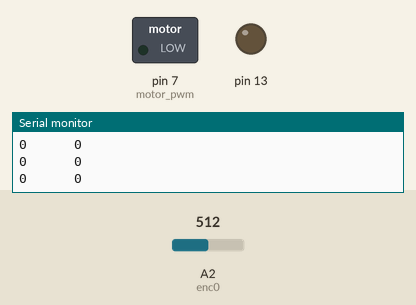
Simulated run of this sketch. Board: Arduino Uno, built with avr-gcc and run on an emulated ATmega328P. Shown: switched loads named in the sketch (green lamp = pin HIGH), output pins drawn as LEDs (lit = HIGH), the last lines printed to the serial monitor. Inputs (shaded band) come from the test bench; at power-on: A2 (enc0) = 512.

Above: at 1.2 s.
1.3 s: A2 (enc0) set to 495
At 1.9 s:
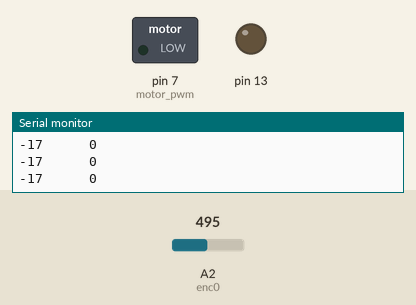
2.8 s: A2 (enc0) set to 466
At 4.0 s:
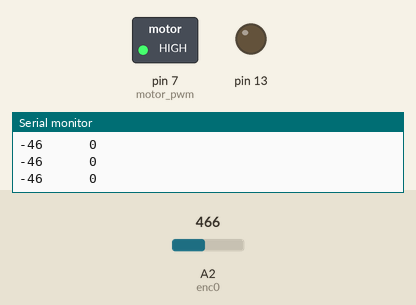
4.3 s: A2 (enc0) set to 511
At 5.1 s:
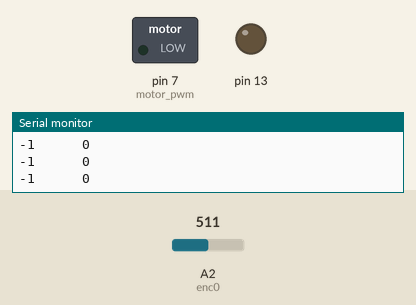
8.8 s: A2 (enc0) set to 306
At 10.1 s:
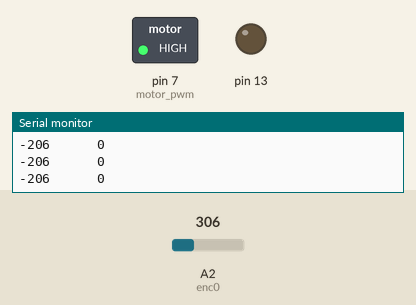
Timing chart, 0 to 11.8 s (numbered marks = the images above; inputs shaded):
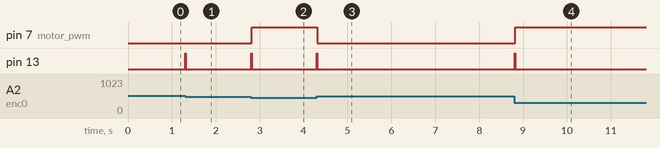

Measured:
- the behaviour switches between 481 and 480 on A2 (enc0) (found by bisection; images 1 and 2)
- after the input at 1.3 s, pin 13: LOW → HIGH at once, → LOW 0.01 s later
- after the input at 2.8 s, pin 7 (motor_pwm): LOW → HIGH at once; pin 13: LOW → HIGH at once, → LOW 0.01 s later
- after the input at 4.3 s, pin 7 (motor_pwm): HIGH → LOW at once; pin 13: LOW → HIGH at once, → LOW 0.01 s later
- after the input at 8.8 s, pin 7 (motor_pwm): LOW → HIGH at once; pin 13: LOW → HIGH at once, → LOW 0.01 s later

The sketch:

enc_functions_pid_control.ino
```cpp
int enc0=2;
int initial_pos0=0;
int current_pos0=0;
int steps0=0;
int kp=4.5, ki=0.170, kd=2.5;
boolean a=LOW,b=LOW;int pwmval=0;
int flag=0;     int target=0000;
int pidfunc(int,int,int);
int enc_steps(int,int,int);
int motor_clockwise=11;
int motor_anticlockwise=12;
int motor_pwm=7;


void setup() {
  // put your setup code here, to run once:
pinMode(enc0,INPUT);
pinMode(13,OUTPUT);
Serial.begin(9600);
initial_pos0=analogRead(enc0);
}


void loop() {
  // put your main code here, to run repeatedly:
if(Serial.available()>0);
{ char n=Serial.read();
if(n=='s')
{target=target+15;}
if(n=='r')
{target=target-15;}
}
current_pos0=analogRead(enc0);
digitalWrite(13,LOW);
steps0=enc_steps(current_pos0,initial_pos0,steps0);if(flag==1){  initial_pos0=current_pos0;}
pwmval=pidfunc(steps0,target,pwmval);
Serial.print(steps0);Serial.print("      ");Serial.println(target);
digitalWrite(motor_clockwise,a);
digitalWrite(motor_anticlockwise,b);
analogWrite(motor_pwm,pwmval);


}

int enc_steps(int cp,int ip,int s)
{ flag=0;

  if(cp>ip+2  ||  cp+2<ip  )
  {digitalWrite(13,HIGH);
    if(cp>ip)
    {   if(cp>ip+800)
             {s=s-(ip+1+982-cp);}
        else
      {s=s+(cp-ip);}
      }

   if(cp<ip)
    {   if(cp+800<ip)
             {s=s+(cp+1+982-ip);}
        else
              {s=s-(ip-cp);}
              }


    //Serial.println(s);
    delay(1);

    flag=1;


  }
   return(s);
}


int pidfunc(int currentvalue,int targetvalue,int pwmvalue)

 {
   pwmvalue=0;
    int error=targetvalue-currentvalue;static int lasterror=0;static int totalerror=0;
    float pidterm=0;
    if(currentvalue==targetvalue && targetvalue==pwmvalue)
      { lasterror=0;totalerror=0;}


     if(error>0)
    {a=HIGH;b=LOW;}
    else
    {a=LOW;b=HIGH;}


    totalerror=totalerror+error;
    pidterm=kp*(error)+ki*(totalerror)+kd*(error-lasterror);
    lasterror=error;pidterm=abs(pidterm);
    //Serial.println(pidterm);

    return(constrain((pwmvalue+pidterm),0,150));

   }
```
